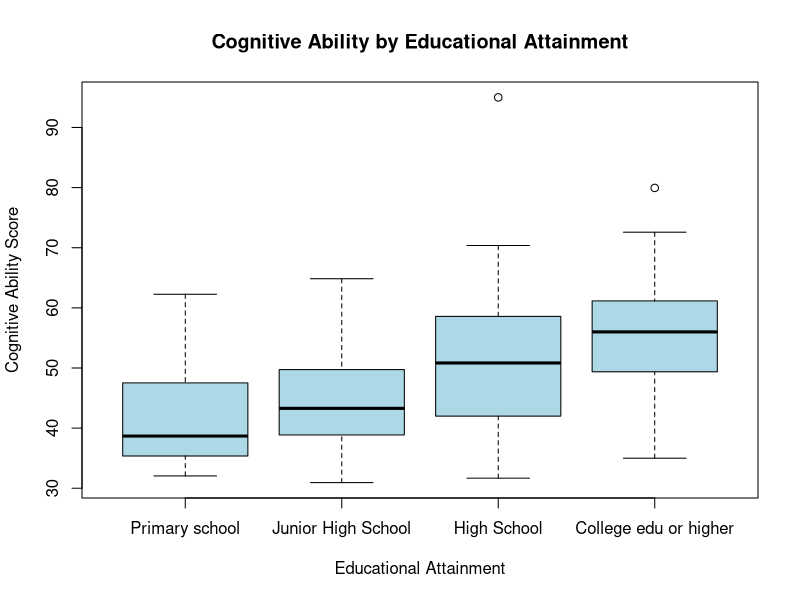
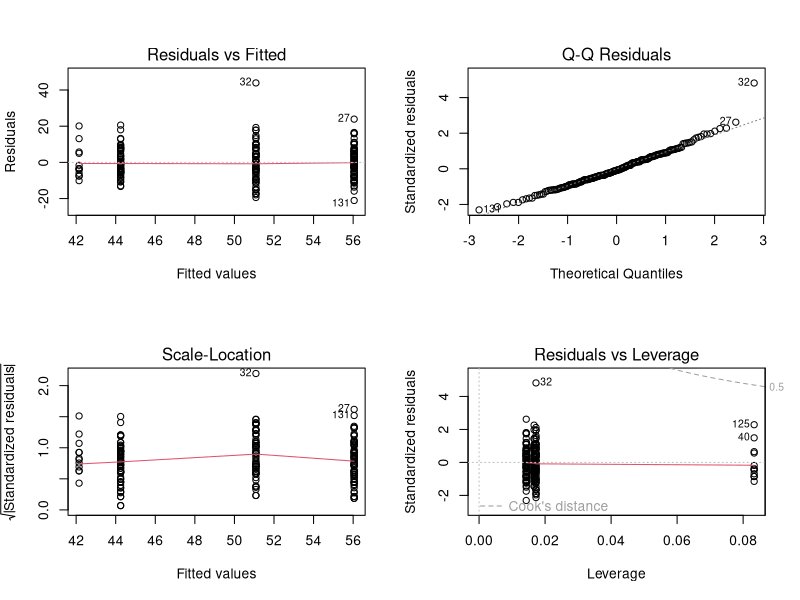
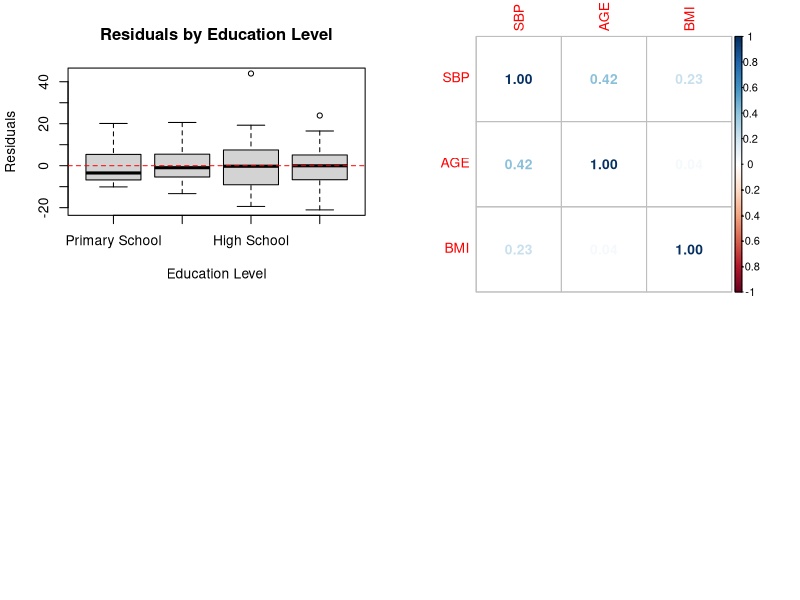
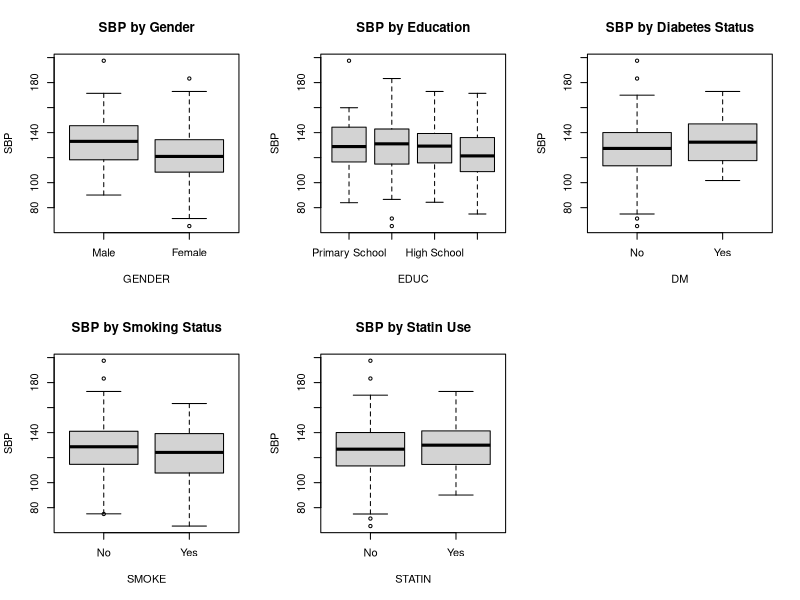
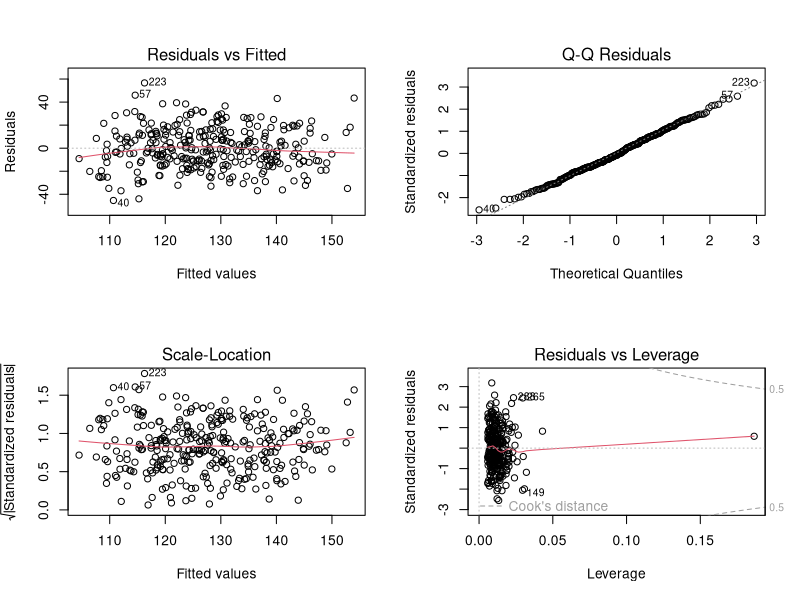
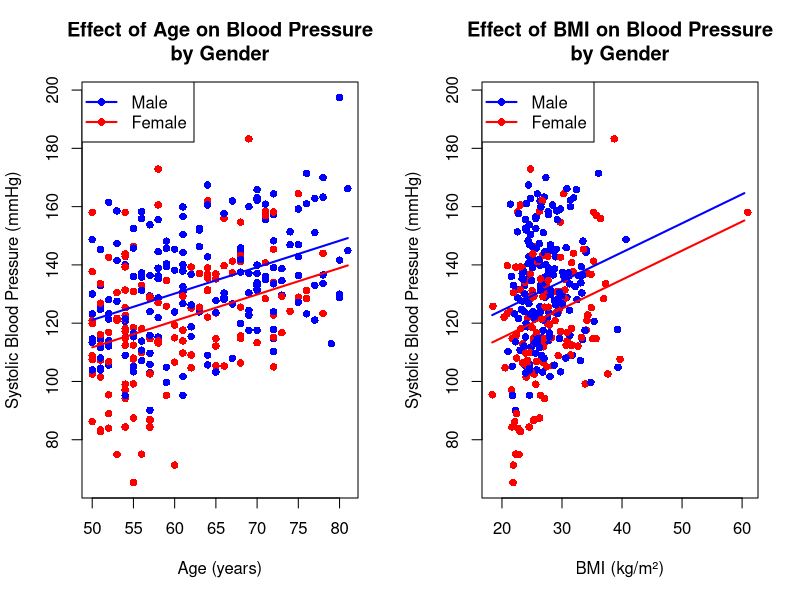
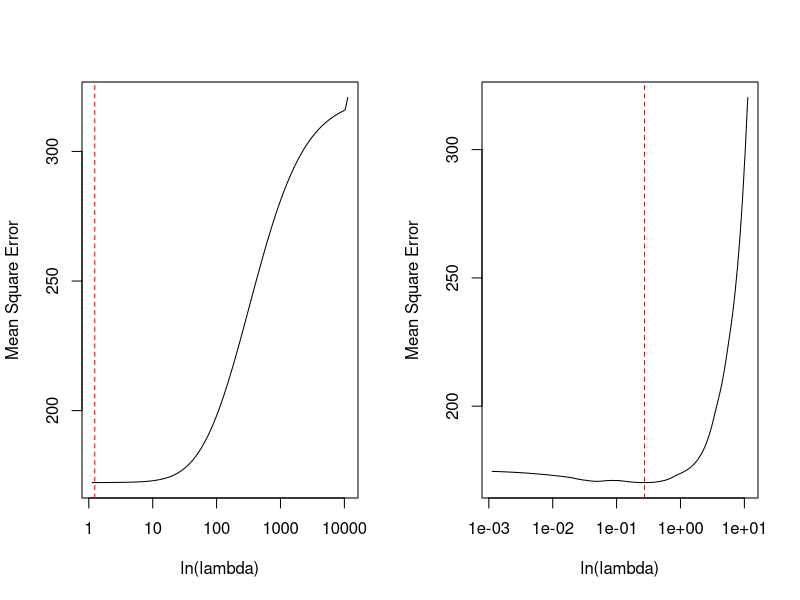
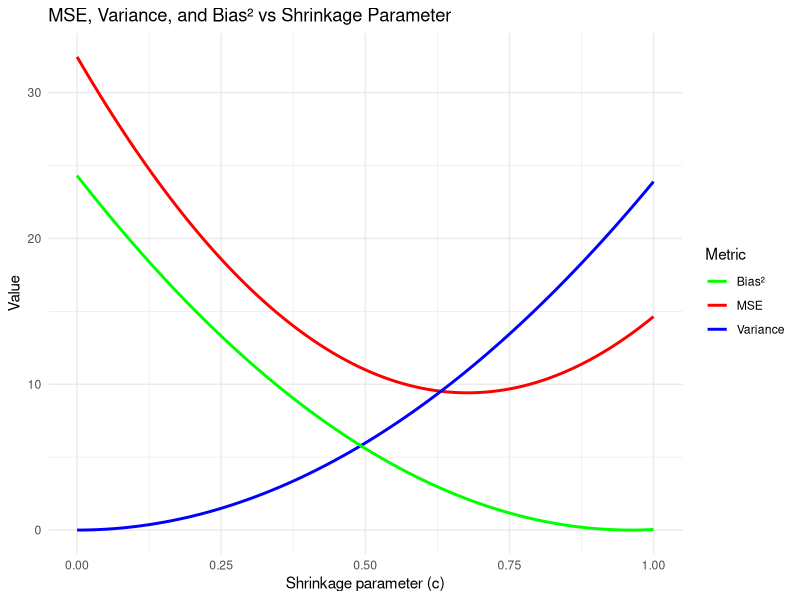

Source code (R) for these figures, in order:
## ---- chunk 1
options(scipen=0.999,digits=4)
## ---- chunk 2

set.seed(139)

data <- read.csv("data/p1.csv")

# factor with labels
data$EDUC <- factor(data$EDUC, levels = 0:3, labels = c("Primary school", "Junior High School", 
                                                        "High School", "College edu or higher"))

# boxplot
boxplot(COG ~ EDUC, data = data, xlab = "Educational Attainment", 
        ylab = "Cognitive Ability Score", main = "Cognitive Ability by Educational Attainment", col = "lightblue")



## ---- chunk 3
model <- lm(COG ~ EDUC, data = data)

summary(model)

## ---- chunk 4

# reload to make sure none of the other analysis affects this 
data <- read.csv("data/p1.csv")

data$EDUC_num <- data$EDUC

data$EDUC <- factor(data$EDUC_num,
                    levels = 0:3,
                    labels = c("Primary School", "Junior High School", 
                               "High School", "College edu or higher"))

# treat EDUC as continuous
model2 <- lm(COG ~ EDUC_num, data = data)

summary(model2)

#compare models using an F-test
anova(model2, model)  # model is categorical




## ---- chunk 5


model_poly3 <- lm(COG ~ EDUC_num + I(EDUC_num^2) + I(EDUC_num^3), data = data)

summary(model_poly3)


anova(model, model_poly3)


## ---- chunk 6
par(mfrow=c(2,2))
plot(model)

## ---- chunk 7
library(lmtest)
bptest(model)
## ---- chunk 8
residuals <- resid(model)
shapiro.test(residuals)

boxplot(residuals ~ data$EDUC, 
        main="Residuals by Education Level",
        ylab="Residuals",
        xlab="Education Level")
# Add horizontal line at y=0
abline(h=0, col="red", lty=2)


## ---- chunk 9
library(dplyr)
library(ggplot2)
library(corrplot)


## ---- chunk 10

data <- read.csv("data/p2.csv")

# categorical variables => factors with appropriate labels
data$GENDER <- factor(data$GENDER, levels = c(0, 1), labels = c("Male", "Female"))
data$EDUC <- factor(data$EDUC, levels = c(0, 1, 2, 3), 
                    labels = c("Primary School", "Junior High", "High School", "College or higher"))
data$DM <- factor(data$DM, levels = c(0, 1), labels = c("No", "Yes"))
data$SMOKE <- factor(data$SMOKE, levels = c(0, 1), labels = c("No", "Yes"))
data$STATIN <- factor(data$STATIN, levels = c(0, 1), labels = c("No", "Yes"))

str(data)
summary(data)


## ---- chunk 11
#EDA

# correlation matrix for continuous variables
continuous_vars <- data[c("SBP", "AGE", "BMI")]
cor_matrix <- cor(continuous_vars)
corrplot(cor_matrix, method = "number")

# boxplots for categorical variables
par(mfrow = c(2, 3))
boxplot(SBP ~ GENDER, data = data, main = "SBP by Gender")
boxplot(SBP ~ EDUC, data = data, main = "SBP by Education")
boxplot(SBP ~ DM, data = data, main = "SBP by Diabetes Status")
boxplot(SBP ~ SMOKE, data = data, main = "SBP by Smoking Status")
boxplot(SBP ~ STATIN, data = data, main = "SBP by Statin Use")

par(mfrow = c(1, 1))
## ---- chunk 12
# model selection

# fit the full model
full_model <- lm(SBP ~ AGE + GENDER + EDUC + DM + SMOKE + BMI + STATIN, data = data)

# stepwise selection aic
step_model_aic <- step(full_model, direction = "both", trace = FALSE)

# stepwise selection bic
n <- nrow(data)
step_model_bic <- step(full_model, direction = "both", trace = FALSE,
                      k = log(n))  # Using BIC penalty

summary(step_model_aic)
summary(step_model_bic)

# Check model assumptions for the final chosen model
par(mfrow = c(2, 2))
plot(step_model_aic)


## ---- chunk 13
# For Age effect
age_seq <- seq(min(data$AGE), max(data$AGE), by = 1)
pred_age_male <- data.frame(
  AGE = age_seq,
  GENDER = factor("Male", levels = c("Male", "Female")),
  BMI = mean(data$BMI)
)
pred_age_female <- data.frame(
  AGE = age_seq,
  GENDER = factor("Female", levels = c("Male", "Female")),
  BMI = mean(data$BMI)
)

# For BMI effect
bmi_seq <- seq(min(data$BMI), max(data$BMI), by = 1)
pred_bmi_male <- data.frame(
  AGE = mean(data$AGE),
  GENDER = factor("Male", levels = c("Male", "Female")),
  BMI = bmi_seq
)
pred_bmi_female <- data.frame(
  AGE = mean(data$AGE),
  GENDER = factor("Female", levels = c("Male", "Female")),
  BMI = bmi_seq
)

# predictions
pred_age_male$SBP <- predict(step_model_aic, pred_age_male)
pred_age_female$SBP <- predict(step_model_aic, pred_age_female)
pred_bmi_male$SBP <- predict(step_model_aic, pred_bmi_male)
pred_bmi_female$SBP <- predict(step_model_aic, pred_bmi_female)

par(mfrow = c(1, 2))

# Age effect plot
plot(data$AGE, data$SBP, pch = 16, col = ifelse(data$GENDER == "Male", "blue", "red"),
     xlab = "Age (years)", ylab = "Systolic Blood Pressure (mmHg)",
     main = "Effect of Age on Blood Pressure\nby Gender")
lines(pred_age_male$AGE, pred_age_male$SBP, col = "blue", lwd = 2)
lines(pred_age_female$AGE, pred_age_female$SBP, col = "red", lwd = 2)
legend("topleft", c("Male", "Female"), col = c("blue", "red"), 
       pch = 16, lty = 1, lwd = 2)

# BMI effect plot
plot(data$BMI, data$SBP, pch = 16, col = ifelse(data$GENDER == "Male", "blue", "red"),
     xlab = "BMI (kg/m²)", ylab = "Systolic Blood Pressure (mmHg)",
     main = "Effect of BMI on Blood Pressure\nby Gender")
lines(pred_bmi_male$BMI, pred_bmi_male$SBP, col = "blue", lwd = 2)
lines(pred_bmi_female$BMI, pred_bmi_female$SBP, col = "red", lwd = 2)
legend("topleft", c("Male", "Female"), col = c("blue", "red"), 
       pch = 16, lty = 1, lwd = 2)


## ---- chunk 14

data <- read.csv("data/p3.csv")

# paranoia
str(data)
summary(data)


# binary variables to factors
binary_vars <- c("GENDER", "DM", "SMOKE", "STATIN", "CVD", "HYPERTENSION")
data[binary_vars] <- lapply(data[binary_vars], factor)

# Convert EDUC to an ordered factor with appropriate levels
data$EDUC <- factor(data$EDUC, 
                    levels = 0:3,
                    labels = c("Primary School", "Junior High", 
                             "High School", "College degree or higher"),
                    ordered = TRUE)

str(data)
#lets go

## ---- chunk 15
set.seed(139)


train_size <- floor(0.8 * nrow(data))


train_indices <- sample(seq_len(nrow(data)), size = train_size)


train_data <- data[train_indices, ]
test_data <- data[-train_indices, ]


cat("Training size:", nrow(train_data), "observations\n")
cat("Test size:", nrow(test_data), "observations\n")
cat("Split proportion (train):", nrow(train_data)/nrow(data), "\n")


## ---- chunk 16

# Load required library
library(glmnet)
set.seed(139)

predictors <- names(train_data)[names(train_data) != "SBP"]
formula <- as.formula(paste("SBP ~", 
                          paste(paste0("(", 
                                paste(predictors, collapse = "+"),
                                ")^2"))))

# model matrices for both training and test data
x_train <- model.matrix(formula, data = train_data)[,-1]  # Remove intercept
y_train <- train_data$SBP

x_test <- model.matrix(formula, data = test_data)[,-1]
y_test <- test_data$SBP

#  k-fold 
cv_ridge <- cv.glmnet(x_train, y_train, 
                      alpha = 0, # ridge!!
                      nfolds = 5,
                      standardize = TRUE)
plot(cv_ridge$lambda, cv_ridge$cvm, 
     type = "l",
     xlab = "ln(lambda)", 
     ylab = "Mean Square Error",
     log = "x")
abline(v = cv_ridge$lambda.min, col = "red", lty = "dashed")

optimal_lambda <- cv_ridge$lambda.min

# Fit final model with optimal lambda
final_model <- glmnet(x_train, y_train, 
                      alpha = 0,
                      lambda = optimal_lambda,
                      standardize = TRUE)

# Make predictions
predictions <- predict(final_model, newx = x_test)

# RMSE 
test_rmse <- sqrt(mean((y_test - predictions)^2))

cat("Optimal lambda:", optimal_lambda, "\n")
cat("Test set RMSE:", test_rmse, "\n")




## ---- chunk 17
set.seed(139)  
cv_lasso <- cv.glmnet(x_train, y_train, 
                      alpha = 1, # LASSO regression
                      nfolds = 5,
                      standardize = TRUE)

plot(cv_lasso$lambda, cv_lasso$cvm, 
     type = "l",
     xlab = "ln(lambda)", 
     ylab = "Mean Square Error",
     log = "x")
abline(v = cv_lasso$lambda.min, col = "red", lty = "dashed")

optimal_lambda_lasso <- cv_lasso$lambda.min

final_model_lasso <- glmnet(x_train, y_train, 
                           alpha = 1,
                           lambda = optimal_lambda_lasso,
                           standardize = TRUE)

predictions_lasso <- predict(final_model_lasso, newx = x_test)

test_rmse_lasso <- sqrt(mean((y_test - predictions_lasso)^2))

# Print results
cat("Optimal lambda:", optimal_lambda_lasso, "\n")
cat("Test set RMSE:", test_rmse_lasso, "\n")


## ---- chunk 18
set.seed(139)

n <- 1000        
sigma <- 4       
c_values <- seq(0, 1, by=0.01)


mu <- runif(n, min=0, max=10)


Y <- rnorm(n, mean=mu, sd=sigma)


results <- sapply(c_values, function(c) {
    # Shrinkage estimates
    mu_hat <- c * Y
    
    # Calculate MSE
    mse <- mean((mu_hat - mu)^2)
    
    #  Bias
    bias <- mean(mu_hat - mu)
    
    #  Variance
    var <- mean((mu_hat - mean(mu_hat))^2)
    
    return(c(mse=mse, bias=bias, var=var))
})


results_df <- data.frame(
    c = c_values,
    MSE = results[1,],
    Bias = results[2,],
    Variance = results[3,]
)




p <- ggplot(results_df) +
    geom_line(aes(x=c, y=MSE, color="MSE"), size=1) +
    geom_line(aes(x=c, y=Variance, color="Variance"), size=1) +
    geom_line(aes(x=c, y=Bias^2, color="Bias²"), size=1) +
    labs(x="Shrinkage parameter (c)",
         y="Value",
         title="MSE, Variance, and Bias² vs Shrinkage Parameter",
         color="Metric") +
    theme_minimal() +
    scale_color_manual(values=c("MSE"="red", "Variance"="blue", "Bias²"="green"))

print(p)


opt_c <- c_values[which.min(results_df$MSE)]
cat("Optimal c value:", opt_c, "\n")
cat("Minimum MSE:", min(results_df$MSE), "\n")


